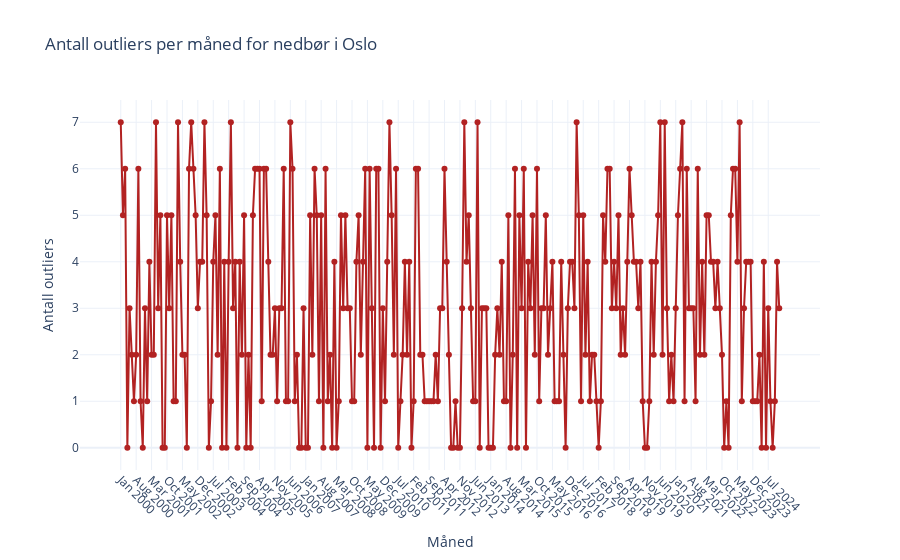

Notebook cell for this chart:
### Markdown cell above
## Antall eksterm regn verdier for Oslo

### Code cell
by = "Oslo"  # Byen du vil analysere

df_outliers = analyzer.finn_outliers_per_maaned(
    by=by,
    element_id="sum(precipitation_amount P1D)",
    time_offset="PT18H",
    vis_tomme_maaneder=True
)

# 2. Konverter 'year_month' til dato og lag visningsvennlig måned/år
df_outliers["year_month"] = pd.to_datetime(df_outliers["year_month"])
df_outliers["måned"] = df_outliers["year_month"].dt.strftime("%b %Y")  # f.eks. "Jan 2000"

# 3. Lag figur med kun én y-akse (antall outliers)
fig = go.Figure()

fig.add_trace(go.Scatter(
    x=df_outliers["måned"],
    y=df_outliers["outliers_removed"],
    name="Antall outliers",
    mode="lines+markers",
    line=dict(color="firebrick"),
    marker=dict(size=6)
))

# 4. Layout
fig.update_layout(
    title=f"Antall outliers per måned for nedbør i {by}",
    xaxis=dict(title="Måned", tickangle=45),
    yaxis=dict(title="Antall outliers"),
    template="plotly_white"
)

fig.show()

### Figure 1 — Plotly figure (JSON) as saved in the notebook; plotly's stock layout.template omitted (floating-point values rounded to 4 significant figures; data arrays with more than 128 entries replaced by an {"elided": "..."} marker saying what was removed)
{"data": [{"line": {"color": "firebrick"}, "marker": {"size": 6}, "mode": "lines+markers", "name": "Antall outliers", "type": "scatter", "x": {"elided": "300 str values"}, "y": {"elided": "300 int values"}}], "layout": {"title": {"text": "Antall outliers per måned for nedbør i Oslo"}, "xaxis": {"tickangle": 45, "title": {"text": "Måned"}}, "yaxis": {"title": {"text": "Antall outliers"}}}}
